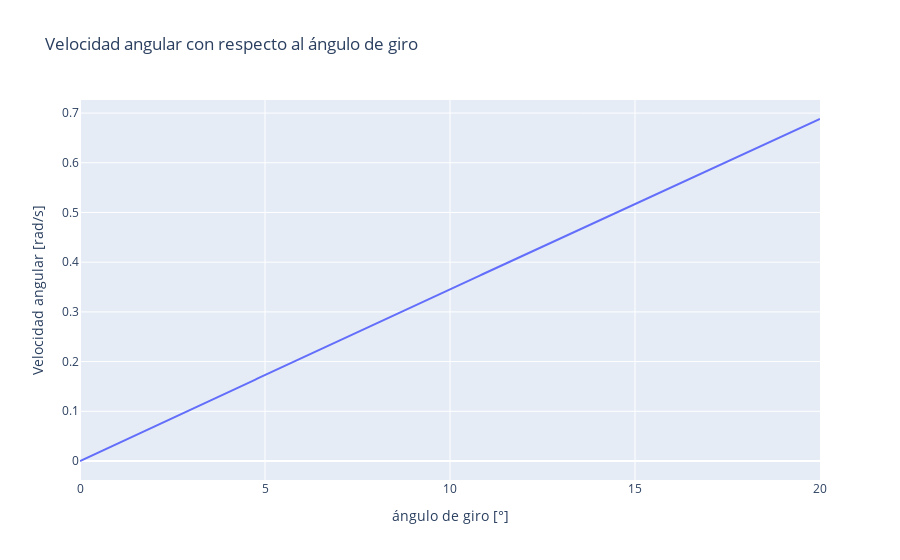

Source (notebook cell):
### Markdown cell above
Gráfico de la variación de la velocidad angular hasta el ángulo de perdida de contacto

### Code cell
import numpy as np #importar libreria matematica
import plotly.express as px #herramienta de plot
import plotly.graph_objects as go
a=np.linspace(0,20,600)
w=np.sqrt(-7.85*np.cos(np.radians(a))+7.85)
fig=px.line(x=a,y=w,labels={'x':'ángulo de giro [°]','y':'Velocidad angular [rad/s]'},title="Velocidad angular con respecto al ángulo de giro")
fig.show()

### Figure 1 — Plotly figure (JSON) as saved in the notebook; plotly's stock layout.template omitted (floating-point values rounded to 4 significant figures; data arrays with more than 128 entries replaced by an {"elided": "..."} marker saying what was removed)
{"data": [{"hovertemplate": "ángulo de giro [°]=%{x}<br>Velocidad angular [rad/s]=%{y}<extra></extra>", "legendgroup": "", "line": {"color": "#636efa", "dash": "solid"}, "mode": "lines", "name": "", "orientation": "v", "showlegend": false, "type": "scatter", "x": {"elided": "600 float values"}, "xaxis": "x", "y": {"elided": "600 float values"}, "yaxis": "y"}], "layout": {"autosize": true, "legend": {"tracegroupgap": 0}, "title": {"text": "Velocidad angular con respecto al ángulo de giro"}, "xaxis": {"anchor": "y", "autorange": true, "domain": [0, 1], "range": [0, 20], "title": {"text": "ángulo de giro [°]"}, "type": "linear"}, "yaxis": {"anchor": "x", "autorange": true, "domain": [0, 1], "range": [-0.03823, 0.7263], "title": {"text": "Velocidad angular [rad/s]"}, "type": "linear"}}}
